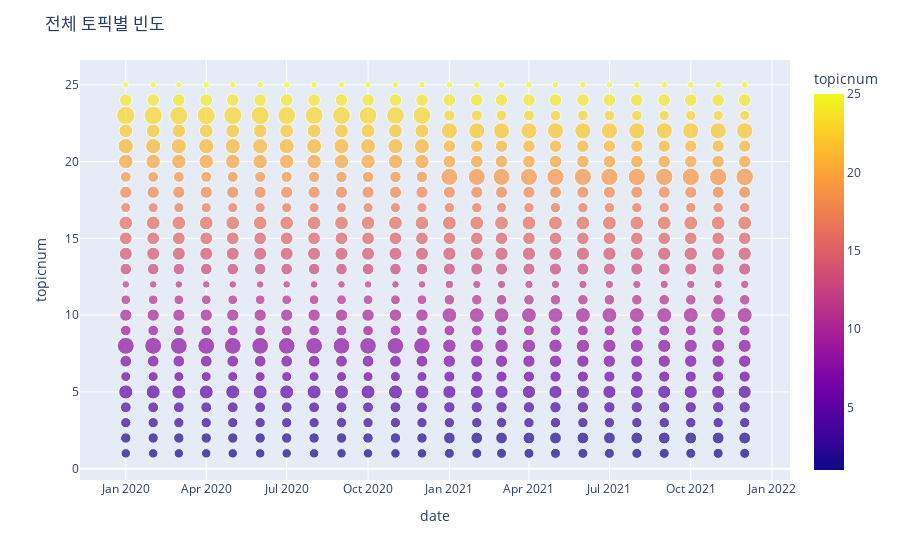

The notebook cell saved with this chart:
### Code cell
import plotly.express as px

fig = px.scatter(df_list, x="date", y="topicnum",
	         size="est", color="topicnum",
                 hover_name="topicnum", log_x=False, size_max=13
                )
fig.update_layout(
    title='전체 토픽별 빈도')
fig.show()
fig.write_html("./file.html")

### Figure 1 — Plotly figure (JSON) as saved in the notebook; plotly's stock layout.template omitted (floating-point values rounded to 4 significant figures; data arrays with more than 128 entries replaced by an {"elided": "..."} marker saying what was removed)
{"data": [{"hovertemplate": "<b>%{hovertext}</b><br><br>date=%{x}<br>topicnum=%{marker.color}<br>est=%{marker.size}<extra></extra>", "hovertext": {"elided": "600 int values"}, "legendgroup": "", "marker": {"color": {"elided": "600 int values"}, "coloraxis": "coloraxis", "size": {"elided": "600 float values"}, "sizemode": "area", "sizeref": 0.0005318, "symbol": "circle"}, "mode": "markers", "name": "", "orientation": "v", "showlegend": false, "type": "scatter", "x": {"elided": "600 str values"}, "xaxis": "x", "y": {"elided": "600 int values"}, "yaxis": "y"}], "layout": {"coloraxis": {"colorbar": {"title": {"text": "topicnum"}}, "colorscale": [[0, "#0d0887"], [0.1111, "#46039f"], [0.2222, "#7201a8"], [0.3333, "#9c179e"], [0.4444, "#bd3786"], [0.5556, "#d8576b"], [0.6667, "#ed7953"], [0.7778, "#fb9f3a"], [0.8889, "#fdca26"], [1, "#f0f921"]]}, "legend": {"itemsizing": "constant", "tracegroupgap": 0}, "margin": {"t": 60}, "title": {"text": "전체 토픽별 빈도"}, "xaxis": {"anchor": "y", "domain": [0, 1], "title": {"text": "date"}}, "yaxis": {"anchor": "x", "domain": [0, 1], "title": {"text": "topicnum"}}}}
